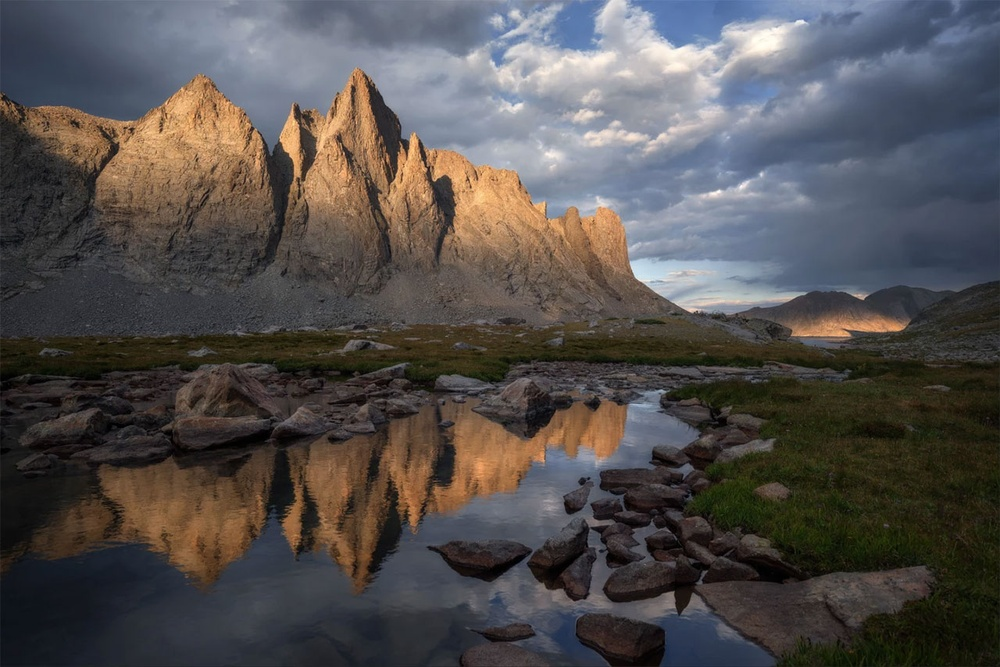
#> input picture Goruntu_Isleme_Kurslari_Ve_Calismalari/PyImageSearch_OpenCV/step_5/step11_seam_carving/src/mountain.jpeg, 1000 x 667 px, shrunk from 1280 x 854 before the run
$ python seam_carving.py --image src/mountain.jpeg
#> lines starting #> are read from the running program, lines starting #| are printed output that depends on the picture
# import the necessary packages
from skimage import transform
from skimage import filters
import argparse
import cv2

# construct the argument parse and parse the arguments
ap = argparse.ArgumentParser()
ap.add_argument("-i", "--image", required=True,
	help="path to input image file")
ap.add_argument("-d", "--direction", type=str,
	default="vertical", help="seam removal direction")
args = vars(ap.parse_args())
"""
Dikiş oyma işlemini uygulayacağımız yön. Dikey değeri görüntü genişliğini
ayarlarken yatay değeri görüntünün yüksekliğini ayarlar.
Oyma yönünü varsayılan olarak dikey olarak ayarladık.
"""

# load the image and convert it to grayscale
image = cv2.imread(args["image"])
#> image is the input picture: shape (667, 1000, 3); mean B, G, R 78.5, 79.5, 83.4
gray = cv2.cvtColor(image, cv2.COLOR_BGR2GRAY)
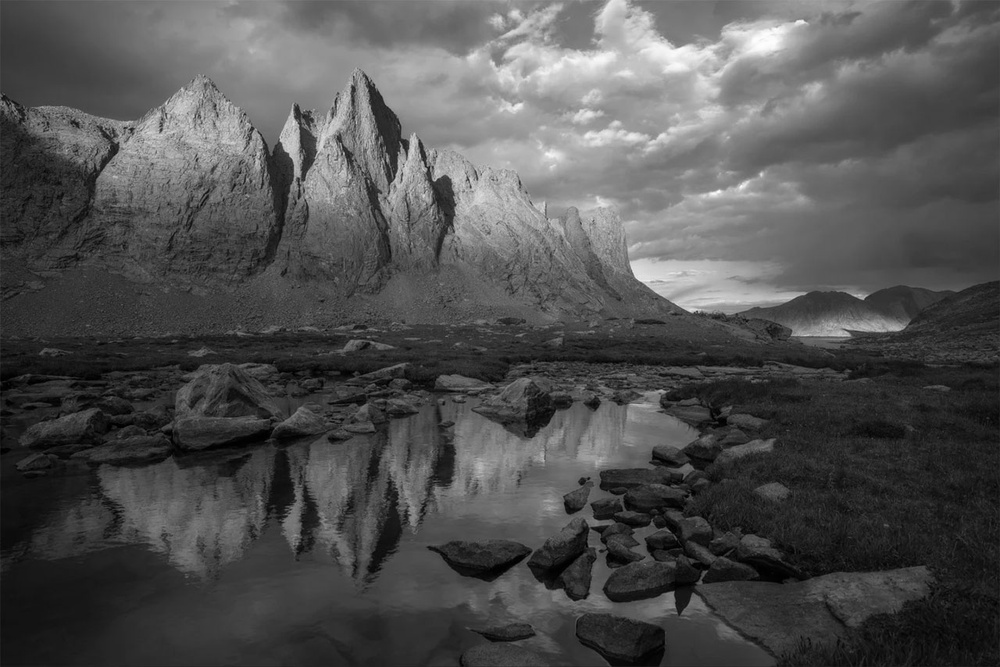
#> gray: shape (667, 1000); min 0, max 254, mean 80.5

# compute the Sobel gradient magnitude representation
# of the image -- this will serve as our "energy map"
# input to the seam carving algorithm
mag = filters.sobel(gray.astype("float")) # Sobel gradyan büyüklüğünü hesaplar. Bu, oyma algoritmasına giriş olarak hizmet edecektir. # gray.astype("float"): gri görüntüyü ondalık sayıya dönüştürür. # filters.sobel: Sobel gradyan büyüklüğünü hesaplayan fonksiyon # mag: görüntünün kenarlık haritası (enerji haritası)
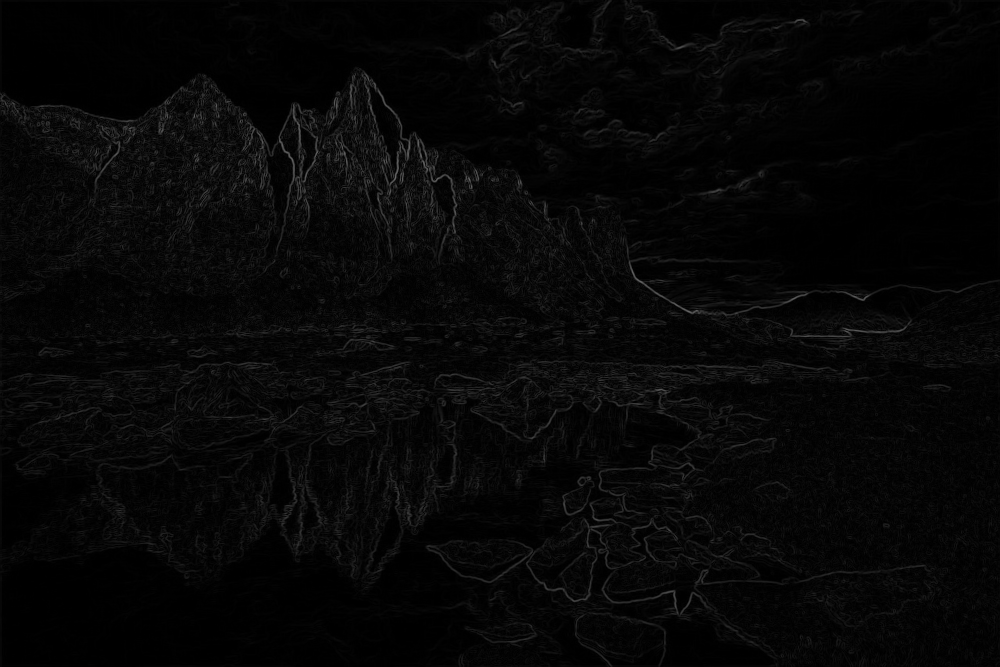
#> mag: shape (667, 1000) float64; min 0, max 107, mean 7.1

# show the original image
cv2.imshow("Original", image)

# loop over a number of seams to remove
for numSeams in range(20, 140, 20):
	# perform seam carving, removing the desired number
	# of frames from the image -- `vertical` cuts will
	# change the image width while `horizontal` cuts will
	# change the image height
#> (the run stopped early here; a loop or call above may not have finished)
